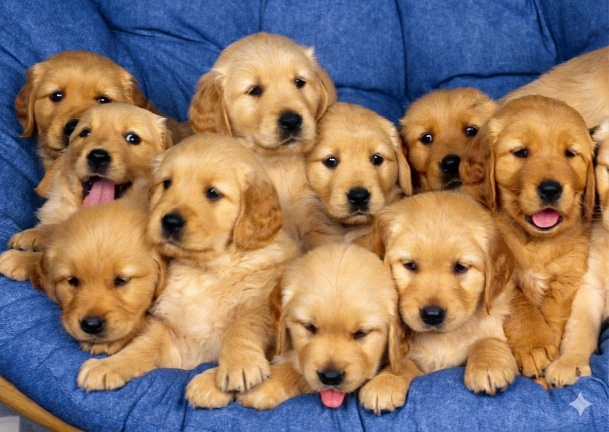
#> input picture modelos_treinamento/Gemini_Generated_Image_rsiwuarsiwuarsiw.png, 1217 x 864 px, given in place of 5-cuidados-que-se-deve-ter-com-os-filhotes-de-cachorro-3.jpg, which was not available (shown at 1/2 size)
$ jupyter execute anlise_modelos.ipynb   (older library calls are emulated)
#> lines starting #> are read from the running program, lines starting #| are printed output that depends on the picture; after the words box and inside, x2 and y2 are one past the last pixel; in counts of white or black regions, pixels touching at a corner belong together; pictures that were not available may be replaced by others from this repository, and a replacement may not be noted
[cell 1]
#PCA Anomaly
import cv2
import numpy as np
import matplotlib.pyplot as plt
import matplotlib.gridspec as gridspec
from PIL import Image
from sklearn.decomposition import PCA

# ── Configurações ──────────────────────────────────────────────
REAL_PATH = "foto_real.jpg"
AI_PATH   = "foto_ia.jpg"
RESIZE_TO = (128, 128)
N_COMPONENTS = 30
# ──────────────────────────────────────────────────────────────

def load_image(path):
    img_rgb  = Image.open(path).convert('RGB').resize(RESIZE_TO)
    img_gray = img_rgb.convert('L')
    arr_rgb  = np.array(img_rgb,  dtype=np.float64) / 255.0
    arr_gray = np.array(img_gray, dtype=np.float64) / 255.0
    return img_rgb, arr_rgb, arr_gray

def pca_reconstruction(arr_gray, k):
    n   = min(N_COMPONENTS, min(arr_gray.shape))
    pca = PCA(n_components=n, svd_solver='randomized', random_state=42)
    scores = pca.fit_transform(arr_gray)
    sk = np.zeros_like(scores)
    sk[:, :k] = scores[:, :k]
    return pca.inverse_transform(sk), pca.explained_variance_ratio_

def fft_spectrum(arr_gray):
    fft     = np.fft.fft2(arr_gray)
    fft_mag = np.abs(np.fft.fftshift(fft))
    return np.log1p(fft_mag)

def fft_energy_bars(arr_gray):
    fft     = np.fft.fft2(arr_gray)
    fft_mag = np.abs(np.fft.fftshift(fft))
    h, w    = fft_mag.shape
    cy, cx  = h // 2, w // 2
    Y, X    = np.ogrid[:h, :w]
    dist    = np.sqrt((X - cx)**2 + (Y - cy)**2)
    max_d   = np.sqrt(cx**2 + cy**2)

    e_low   = float(np.sum(fft_mag[dist <= max_d * 0.1]**2))
    e_mid   = float(np.sum(fft_mag[(dist > max_d*0.1) & (dist <= max_d*0.4)]**2))
    e_high  = float(np.sum(fft_mag[dist > max_d * 0.4]**2))
    total   = e_low + e_mid + e_high + 1e-12
    return [e_low/total, e_mid/total, e_high/total]

def color_histograms(arr_rgb):
    histograms = []
    for c in range(3):
        hist, bins = np.histogram(arr_rgb[:,:,c].ravel(), bins=64, range=(0,1))
        histograms.append((hist, bins))
    return histograms

def compare_full(real_path, ai_path):
    img_r, arr_r, gray_r = load_image(real_path)
    img_a, arr_a, gray_a = load_image(ai_path)
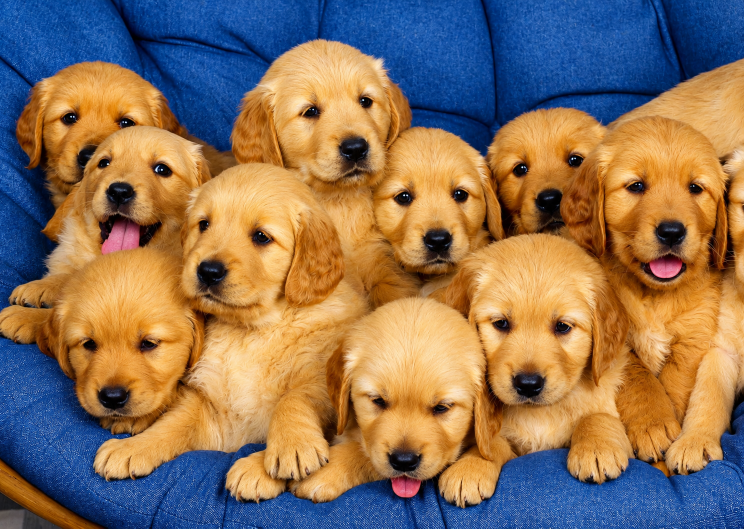
#> input picture modelos_treinamento/ChatGPT Image 26 de mai. de 2026, 13_53_33.png, 1488 x 1057 px (shown at 1/2 size)

    # PCA
    rec_r5,  evr_r = pca_reconstruction(gray_r, 5)
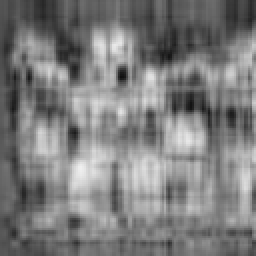
#> rec_r5: shape (128, 128) float64 (shown 2 times larger); min 0.0612, max 0.94, mean 0.49
#> evr_r = 30 values, max 0.302 at index 0, min 0.00222 at index 29, mean 0.0325
    rec_a5,  evr_a = pca_reconstruction(gray_a, 5)
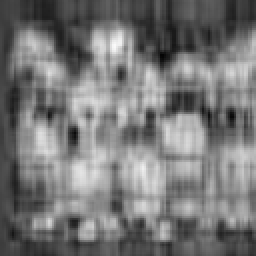
#> rec_a5: shape (128, 128) float64 (shown 2 times larger); min 0.0205, max 0.982, mean 0.466
#> evr_a = 30 values, max 0.34 at index 0, min 0.0018 at index 29, mean 0.0326
    rec_r20, _     = pca_reconstruction(gray_r, 20)
    rec_a20, _     = pca_reconstruction(gray_a, 20)

    # FFT
    fft_r = fft_spectrum(gray_r)
    fft_a = fft_spectrum(gray_a)
#> in fft_spectrum (call 2), `return np.log1p(fft_mag)`:
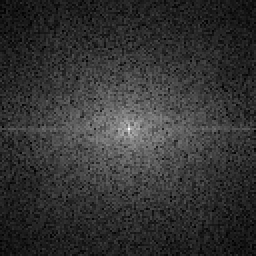
#> returned value: shape (128, 128) float64 (shown 2 times larger); min 0.0191, max 8.94, mean 1.83; drawn with min black and max white
    bars_r = fft_energy_bars(gray_r)
#> in fft_energy_bars, `e_low   = float(np.sum(fft_mag[dist <= max_d * 0.1]**2))`: e_low = 71357264
#> in fft_energy_bars, `e_mid   = float(np.sum(fft_mag[(dist > max_d*0.1) & (dist <= max_d*0.4..`: e_mid = 3010533.2
#> in fft_energy_bars, `e_high  = float(np.sum(fft_mag[dist > max_d * 0.4]**2))`: e_high = 340930.5
#> in fft_energy_bars, `total   = e_low + e_mid + e_high + 1e-12`: total = 74708727.7
#> bars_r = [0.955, 0.0403, 0.00456]
    bars_a = fft_energy_bars(gray_a)
#> bars_a = [0.945, 0.0498, 0.00524]

    # Histogramas RGB
    hist_r = color_histograms(arr_r)
#> after the loop in color_histograms, `for c in range(3):`: histograms = 3 items
#> hist_r = 3 items
    hist_a = color_histograms(arr_a)
#> hist_a = 3 items

    # ── Layout ────────────────────────────────────────────────
    fig = plt.figure(figsize=(18, 22), facecolor='#0f0f0f')
    fig.suptitle("Análise de Features — Real vs IA", fontsize=18,
                 fontweight='bold', color='white', y=0.98)

    gs = gridspec.GridSpec(5, 4, figure=fig, hspace=0.45, wspace=0.35)

    COR_R = '#4ade80'   # verde
    COR_A = '#60a5fa'   # azul

    def ax(row, col, colspan=1):
        return fig.add_subplot(gs[row, col:col+colspan])

    def title(a, t, cor):
        a.set_title(t, color=cor, fontsize=10, pad=4)

    def style(a):
        a.set_facecolor('#1a1a1a')
        a.tick_params(colors='#888', labelsize=7)
        for sp in a.spines.values():
            sp.set_edgecolor('#333')

    # ── Linha 0: imagens originais ────────────────────────────
    a = ax(0, 0, 2)
    a.imshow(np.array(img_r))
    title(a, "Real — RGB original", COR_R); a.axis('off')

    a = ax(0, 2, 2)
    a.imshow(np.array(img_a))
    title(a, "IA — RGB original", COR_A); a.axis('off')

    # ── Linha 1: PCA reconstrução k=5 e k=20 ─────────────────
    for col, rec5, rec20, evr, cor, label in [
        (0, rec_r5, rec_r20, evr_r, COR_R, "Real"),
        (2, rec_a5, rec_a20, evr_a, COR_A, "IA"),
    ]:
        a = ax(1, col)
        a.imshow(np.clip(rec5, 0, 1), cmap='gray')
        title(a, f"{label} — PCA k=5 (reconstrução)", cor); a.axis('off')

        a = ax(1, col+1)
        a.imshow(np.clip(rec20, 0, 1), cmap='gray')
        title(a, f"{label} — PCA k=20 (reconstrução)", cor); a.axis('off')
#> this loop made 2 passes
#> (col, cor, label) on passes 1 to 2: (0, '#4ade80', 'Real'), (2, '#60a5fa', 'IA')

    # ── Linha 2: Variância explicada PCA ─────────────────────
    for col, evr, cor, label in [
        (0, evr_r, COR_R, "Real"), (2, evr_a, COR_A, "IA")
    ]:
        a = ax(2, col, 2); style(a)
        n = len(evr)
        a.bar(range(n), evr * 100, color=cor, alpha=0.85, width=0.8)
        a.set_xlabel("Componente PCA", color='#888', fontsize=8)
        a.set_ylabel("Variância explicada (%)", color='#888', fontsize=8)
        title(a, f"{label} — Variância por componente PCA", cor)
#> this loop made 2 passes
#> (col, cor, label, n) on passes 1 to 2: (0, '#4ade80', 'Real', 30), (2, '#60a5fa', 'IA', 30)

    # ── Linha 3: Espectro FFT ─────────────────────────────────
    for col, fft, bars, cor, label in [
        (0, fft_r, bars_r, COR_R, "Real"),
        (2, fft_a, bars_a, COR_A, "IA"),
    ]:
        a = ax(3, col)
        a.imshow(fft, cmap='magma'); a.axis('off')
        title(a, f"{label} — Espectro FFT (log)", cor)

        a = ax(3, col+1); style(a)
        cores_bar = ['#facc15', '#fb923c', '#f87171']
        a.bar(['Baixa\nfreq', 'Média\nfreq', 'Alta\nfreq'],
              [b*100 for b in bars], color=cores_bar, alpha=0.9)
        a.set_ylabel("Energia (%)", color='#888', fontsize=8)
        title(a, f"{label} — Distribuição de energia FFT", cor)
#> this loop made 2 passes
#> (col, bars, cor, label, cores_bar) on passes 1 to 2: (0, [0.955, 0.0403, 0.00456], '#4ade80', 'Real', ['#facc15', '#fb923c', '#f87171']), (2, [0.945, 0.0498, 0.00524], '#60a5fa', 'IA', ['#facc15', '#fb923c', '#f87171'])

    # ── Linha 4: Histogramas RGB ──────────────────────────────
    canal_cores = ['#f87171', '#4ade80', '#60a5fa']  # R, G, B
    canal_nomes = ['R', 'G', 'B']

    for col_offset, hist_data, cor, label in [
        (0, hist_r, COR_R, "Real"),
        (2, hist_a, COR_A, "IA"),
    ]:
        a = ax(4, col_offset, 2); style(a)
        for (h, bins), cc, cn in zip(hist_data, canal_cores, canal_nomes):
            centers = (bins[:-1] + bins[1:]) / 2
            a.plot(centers, h, color=cc, alpha=0.85, linewidth=1.5, label=cn)
        a.legend(fontsize=8, facecolor='#1a1a1a', labelcolor='white',
                 edgecolor='#333')
        a.set_xlabel("Intensidade", color='#888', fontsize=8)
        a.set_ylabel("Contagem de pixels", color='#888', fontsize=8)
        title(a, f"{label} — Histograma RGB", cor)
#> this loop made 2 passes

    plt.savefig("analise_features.png", dpi=150, bbox_inches='tight',
                facecolor='#0f0f0f')
#> figure, not shown here; panel 7: tallest bar 30.22 high, from x = -0.4 to 0.4; panel 8: tallest bar 34.01 high, from x = -0.4 to 0.4; panel 10: tallest bar 95.51 high, from x = -0.4 to 0.4; panel 12: tallest bar 94.5 high, from x = -0.4 to 0.4
    plt.show()
    print("Salvo: analise_features.png")


REAL_PATH = "descubra-agora-5-cuidados-que-se-deve-ter-com-os-filhotes-de-cachorro-3.jpg"
AI_PATH   = "ChatGPT Image 26 de mai. de 2026, 13_53_33.png"
# ────────────────────────────────────────

compare_full(REAL_PATH, AI_PATH)

[cell 2]
#Ruido
import cv2
import numpy as np
import matplotlib.pyplot as plt
import matplotlib.gridspec as gridspec
from PIL import Image
from scipy.ndimage import convolve

# ── Configurações ──────────────────────────────────────────────
REAL_PATH  = "foto_real.jpg"
AI_PATH    = "foto_ia.jpg"
RESIZE_TO  = (256, 256)
PATCH_SIZE = 32
N_PATCHES  = 3
# ──────────────────────────────────────────────────────────────

SRM_FILTERS = [
    np.array([[0, 0, 0], [0, -1, 1], [0, 0, 0]], dtype=np.float32),
    np.array([[0, 0, 0], [0, -1, 0], [0, 1, 0]], dtype=np.float32),
    np.array([[0, 0, 0], [0, -2, 1], [0, 1, 0]], dtype=np.float32),
    np.array([[-1, 2, -1], [0, 0, 0], [0, 0, 0]], dtype=np.float32),
    np.array([[0, 0, 0], [-1, 2, -1], [0, 0, 0]], dtype=np.float32),
    np.array([[-1, 0, 0], [2, 0, 0], [-1, 0, 0]], dtype=np.float32),
    np.array([[0, -1, 0], [0, 2, 0], [0, -1, 0]], dtype=np.float32),
    np.array([[-1, 0, 1], [0, 0, 0], [1, 0, -1]], dtype=np.float32),
    np.array([[1, -2, 1], [-2, 4, -2], [1, -2, 1]], dtype=np.float32),
]

def load_gray(path):
    img = Image.open(path).convert("L").resize(RESIZE_TO)
    arr = np.array(img, dtype=np.float32) / 255.0
    return img, arr

def dct_score(patch):
    return float(np.sum(np.abs(cv2.dct(patch.astype(np.float32)))))

def get_patches(arr):
    h, w = arr.shape
    patches = []
    for y in range(0, h - PATCH_SIZE + 1, PATCH_SIZE):
        for x in range(0, w - PATCH_SIZE + 1, PATCH_SIZE):
            patch = arr[y:y+PATCH_SIZE, x:x+PATCH_SIZE]
            patches.append((dct_score(patch), patch, y, x))
    patches.sort(key=lambda p: p[0])
    return patches

def srm_noise_map(arr, filter_idx=8):
    """Aplica um filtro SRM na imagem inteira para visualizar o ruído."""
    f = SRM_FILTERS[filter_idx]
    return convolve(arr.astype(np.float32), f)

def laplacian_map(arr):
    lap = cv2.Laplacian((arr * 255).astype(np.uint8), cv2.CV_64F)
    return lap

def dct_heatmap(arr):
    """Gera heatmap de scores DCT por patch."""
    h, w   = arr.shape
    hmap   = np.zeros((h // PATCH_SIZE, w // PATCH_SIZE), dtype=np.float32)
    for yi, y in enumerate(range(0, h - PATCH_SIZE + 1, PATCH_SIZE)):
        for xi, x in enumerate(range(0, w - PATCH_SIZE + 1, PATCH_SIZE)):
            patch = arr[y:y+PATCH_SIZE, x:x+PATCH_SIZE]
            hmap[yi, xi] = dct_score(patch)
    return hmap

def highlight_patches(arr, patches, n, color_low, color_high):
    """Desenha retângulos nos patches de menor e maior frequência."""
    vis = cv2.cvtColor((arr * 255).astype(np.uint8), cv2.COLOR_GRAY2RGB)
    for _, _, y, x in patches[:n]:      # baixa frequência
        cv2.rectangle(vis, (x, y), (x+PATCH_SIZE, y+PATCH_SIZE), color_low,  2)
    for _, _, y, x in patches[-n:]:     # alta frequência
        cv2.rectangle(vis, (x, y), (x+PATCH_SIZE, y+PATCH_SIZE), color_high, 2)
    return vis

def compare(real_path, ai_path):
    img_r, arr_r = load_gray(real_path)
    img_a, arr_a = load_gray(ai_path)

    patches_r = get_patches(arr_r)
#> after the loop in get_patches, `for y in range(0, h - PATCH_SIZE + 1, PATCH_SIZE):`: patches = 64 items
#> patches_r = 64 items
    patches_a = get_patches(arr_a)
#> after the loop in get_patches (call 2), `for y in range(0, h - PATCH_SIZE + 1, PATCH_SIZE):`:
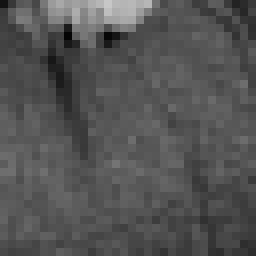
#> patch: shape (32, 32) float32 (shown 8 times larger); min 0.0157, max 0.78, mean 0.328
#> patches_a = 64 items

    noise_r   = srm_noise_map(arr_r)
#> in srm_noise_map, `f = SRM_FILTERS[filter_idx]`: f = [[1, -2, 1], [-2, 4, -2], [1, -2, 1]]
    noise_a   = srm_noise_map(arr_a)
    lap_r     = laplacian_map(arr_r)
    lap_a     = laplacian_map(arr_a)
#> in laplacian_map (call 2), `lap = cv2.Laplacian((arr * 255).astype(np.uint8), cv2.CV_64F)`:
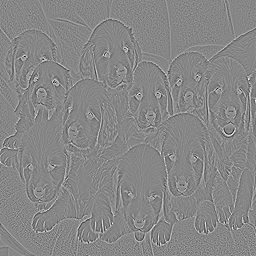
#> lap: shape (256, 256) float64; min -277, max 246, mean 0; drawn with min black and max white
    hmap_r    = dct_heatmap(arr_r)
    hmap_a    = dct_heatmap(arr_a)
    patch_vis_r = highlight_patches(arr_r, patches_r, N_PATCHES,
                                    color_low=(255,200,0), color_high=(0,200,255))
#> the loop in highlight_patches, `for _, _, y, x in patches[:n]:` made 3 passes
#> x on passes 1 to 3: 192, 160, 0
#> after the loop in highlight_patches, `for _, _, y, x in patches[:n]:`: vis: shape (256, 256, 3); mean B, G, R 127.4, 126.6, 123.8
#> the loop in highlight_patches, `for _, _, y, x in patches[-n:]:` made 3 passes
#> (y, x) on passes 1 to 3: (192, 32), (64, 160), (64, 32)
#> after the loop in highlight_patches, `for _, _, y, x in patches[-n:]:`:
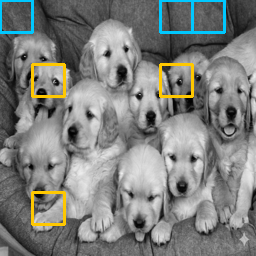
#> vis: shape (256, 256, 3); mean B, G, R 125.2, 128, 126.2
    patch_vis_a = highlight_patches(arr_a, patches_a, N_PATCHES,
                                    color_low=(255,200,0), color_high=(0,200,255))
#> call 2 of highlight_patches, with n = 3, color_low = (255, 200, 0), color_high = (0, 200, 255)
#> the loop in highlight_patches (call 2), `for _, _, y, x in patches[:n]:` made 3 passes
#> after the loop in highlight_patches (call 2), `for _, _, y, x in patches[:n]:`:
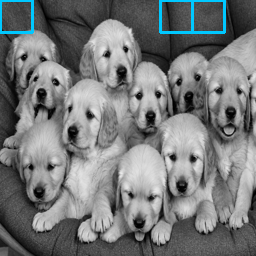
#> vis: shape (256, 256, 3); mean B, G, R 121.5, 120.7, 118
#> the loop in highlight_patches (call 2), `for _, _, y, x in patches[-n:]:` made 3 passes
#> after the loop in highlight_patches (call 2), `for _, _, y, x in patches[-n:]:`:
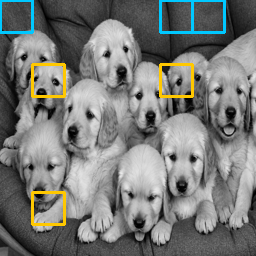
#> vis: shape (256, 256, 3); 1.74% of pixels changed, all inside (x1, y1, x2, y2) = (31, 63, 194, 226)

    # Estatísticas Laplaciano
    stats = {
        "Variância":    [float(np.var(lap_r)),                       float(np.var(lap_a))],
        "Média |L|":    [float(np.mean(np.abs(lap_r))),              float(np.mean(np.abs(lap_a)))],
        "Desvio Padrão":[float(np.std(lap_r)),                       float(np.std(lap_a))],
        "Percentil 90": [float(np.percentile(np.abs(lap_r), 90)),    float(np.percentile(np.abs(lap_a), 90))],
    }
#> stats = {'Variância': [726.8, 926.2], 'Média |L|': [18.41, 20.5], 'Desvio Padrão': [26.96, 30.43], 'Percentil 90': [41, 46]}

    # ── Layout ────────────────────────────────────────────────
    fig = plt.figure(figsize=(18, 24), facecolor='#0f0f0f')
    fig.suptitle("Análise de Ruído e Frequência — Real vs IA\n"
                 "(DCT · Filtros SRM · Laplaciano)",
                 fontsize=17, fontweight='bold', color='white', y=0.99)

    gs  = gridspec.GridSpec(5, 4, figure=fig, hspace=0.45, wspace=0.35)
    CR  = '#4ade80'
    CA  = '#60a5fa'

    def ax(r, c, cs=1): return fig.add_subplot(gs[r, c:c+cs])
    def style(a):
        a.set_facecolor('#1a1a1a')
        a.tick_params(colors='#888', labelsize=7)
        for sp in a.spines.values(): sp.set_edgecolor('#333')
    def tit(a, t, c): a.set_title(t, color=c, fontsize=10, pad=4)

    # Linha 0 — Imagens originais em cinza
    a = ax(0, 0, 2); a.imshow(arr_r, cmap='gray'); a.axis('off')
    tit(a, "Real — Escala de Cinza (entrada do algoritmo)", CR)
    a = ax(0, 2, 2); a.imshow(arr_a, cmap='gray'); a.axis('off')
    tit(a, "IA — Escala de Cinza (entrada do algoritmo)", CA)

    # Linha 1 — Seleção de patches por DCT
    a = ax(1, 0, 2); a.imshow(patch_vis_r); a.axis('off')
    tit(a, "Real — Patches selecionados\n[A] baixa freq  [B] alta freq", CR)
    a = ax(1, 2, 2); a.imshow(patch_vis_a); a.axis('off')
    tit(a, "IA — Patches selecionados\n[A] baixa freq  [B] alta freq", CA)

    # Linha 2 — Heatmap DCT por região
    a = ax(2, 0, 2); style(a)
    im = a.imshow(hmap_r, cmap='inferno', aspect='auto')
    plt.colorbar(im, ax=a, fraction=0.03, pad=0.02).ax.tick_params(colors='#888')
    tit(a, "Real — Heatmap de Frequência DCT por Patch", CR)

    a = ax(2, 2, 2); style(a)
    im = a.imshow(hmap_a, cmap='inferno', aspect='auto')
    plt.colorbar(im, ax=a, fraction=0.03, pad=0.02).ax.tick_params(colors='#888')
    tit(a, "IA — Heatmap de Frequência DCT por Patch", CA)

    # Linha 3 — Mapa de ruído SRM (filtro Laplaciano 2D)
    noise_r_norm = (noise_r - noise_r.min()) / (noise_r.max() - noise_r.min() + 1e-8)
    noise_a_norm = (noise_a - noise_a.min()) / (noise_a.max() - noise_a.min() + 1e-8)

    a = ax(3, 0, 2); a.imshow(noise_r_norm, cmap='hot'); a.axis('off')
    tit(a, "Real — Mapa de Ruído SRM (filtro Laplaciano 2D)", CR)
    a = ax(3, 2, 2); a.imshow(noise_a_norm, cmap='hot'); a.axis('off')
    tit(a, "IA — Mapa de Ruído SRM (filtro Laplaciano 2D)", CA)

    # Linha 4 — Estatísticas do Laplaciano (barras lado a lado)
    a = ax(4, 0, 4); style(a)
    labels   = list(stats.keys())
#> labels = ['Variância', 'Média |L|', 'Desvio Padrão', 'Percentil 90']
    vals_r   = [stats[k][0] for k in labels]
#> vals_r = [726.8, 18.41, 26.96, 41]
    vals_a   = [stats[k][1] for k in labels]
#> vals_a = [926.2, 20.5, 30.43, 46]
    x        = np.arange(len(labels))
#> x = [0, 1, 2, 3]
    w        = 0.35
    bars_r   = a.bar(x - w/2, vals_r, w, color=CR, alpha=0.85, label='Real')
    bars_a   = a.bar(x + w/2, vals_a, w, color=CA, alpha=0.85, label='IA')
    a.set_xticks(x); a.set_xticklabels(labels, color='#ccc', fontsize=10)
    a.set_ylabel("Valor", color='#888', fontsize=9)
    a.legend(fontsize=10, facecolor='#1a1a1a', labelcolor='white', edgecolor='#333')
    tit(a, "Estatísticas do Laplaciano — Ruído Global da Imagem\n"
           "(valores maiores = mais ruído natural = mais provável ser Real)", 'white')

    # Anotações nas barras
    for bar in bars_r:
        a.text(bar.get_x() + bar.get_width()/2, bar.get_height() * 1.01,
               f'{bar.get_height():.1f}', ha='center', va='bottom',
               color=CR, fontsize=8)
#> this loop made 4 passes
    for bar in bars_a:
        a.text(bar.get_x() + bar.get_width()/2, bar.get_height() * 1.01,
               f'{bar.get_height():.1f}', ha='center', va='bottom',
               color=CA, fontsize=8)

    plt.savefig("analise_ruido.png", dpi=150, bbox_inches='tight', facecolor='#0f0f0f')
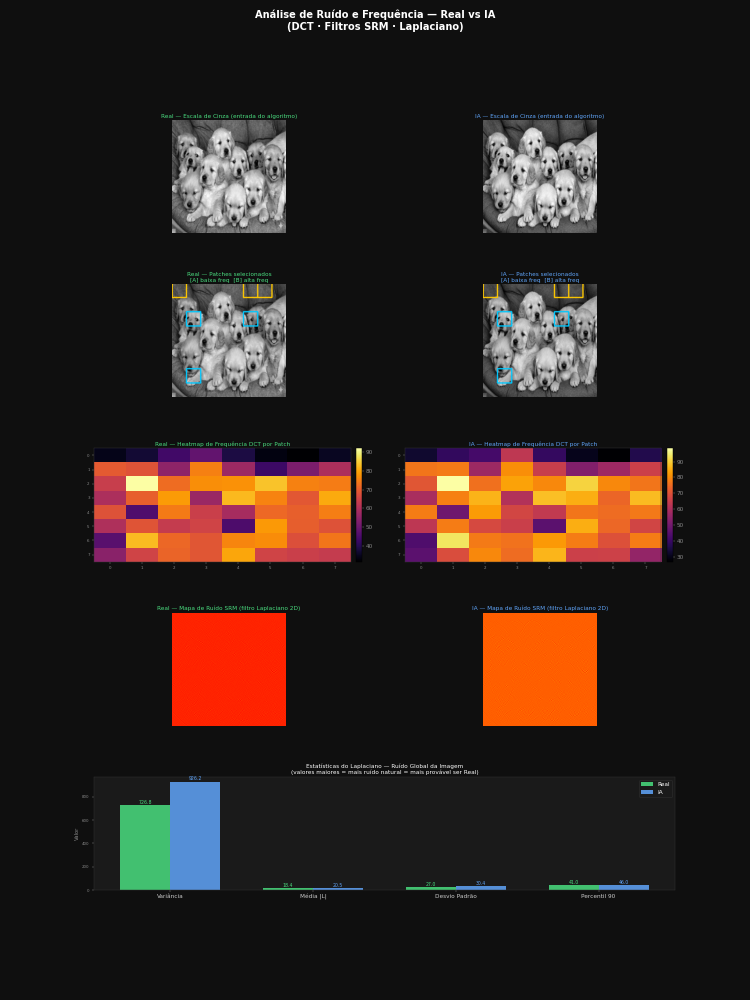
#> figure drawn by matplotlib, 11 panels; B, G, R data is drawn as R, G, B; panel 11: tallest bar 726.8 high, from x = -0.35 to 0; panel 11: tallest bar 926.2 high, from x = 2.78e-17 to 0.35
    plt.show()
    print("Salvo: analise_ruido.png")

REAL_PATH = "descubra-agora-5-cuidados-que-se-deve-ter-com-os-filhotes-de-cachorro-3.jpg"
AI_PATH   = "ChatGPT Image 26 de mai. de 2026, 13_53_33.png"

compare(REAL_PATH, AI_PATH)
